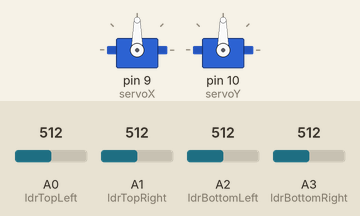
A sketch run on a simulated Arduino Uno, built with avr-gcc and run on an emulated ATmega328P. On the bench: 2 × servo. Inputs (shaded band) come from the test bench; at power-on: A0 (ldrTopLeft) = 512, A1 (ldrTopRight) = 512, A2 (ldrBottomLeft) = 512, A3 (ldrBottomRight) = 512.

Above: at 1.7 s.
1.8 s: A0 (ldrTopLeft) set to 599
3.3 s: A0 (ldrTopLeft) set to 622
At 4.46 s:
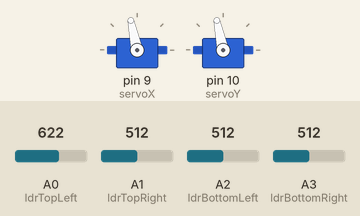
6.3 s: A1 (ldrTopRight) set to 716
At 6.48 s:
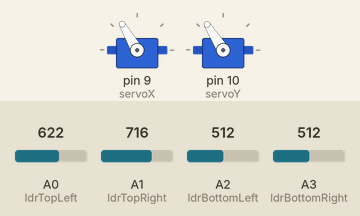
9.3 s: A2 (ldrBottomLeft) set to 698
12.3 s: A2 (ldrBottomLeft) set to 715
At 12.51 s:
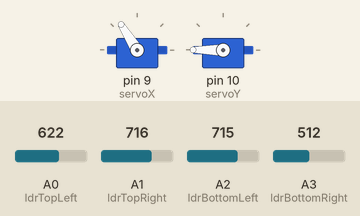
15.3 s: A3 (ldrBottomRight) set to 538
At 15.3 s:
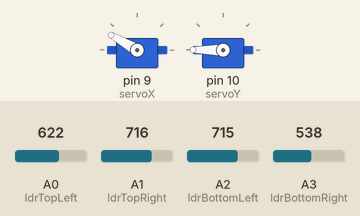
Timing chart, 0 to 17.8 s (numbered marks = the images above; inputs shaded):
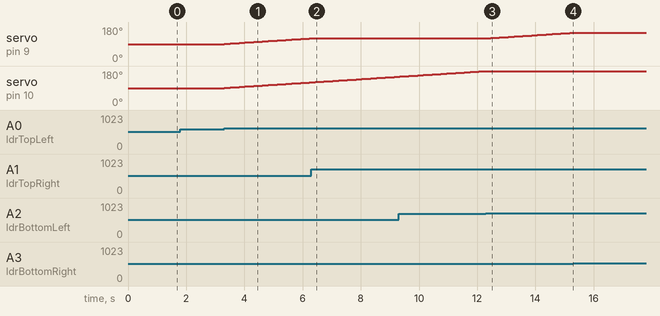

Measured:
- the behaviour switches between 613 and 614 on A0 (ldrTopLeft) (found by bisection; images 0 and 1)
- the behaviour switches between 707 and 708 on A2 (ldrBottomLeft) (found by bisection; images 2 and 3)
- the behaviour switches between 519 and 520 on A3 (ldrBottomRight) (found by bisection; images 3 and 4)
- after the input at 1.8 s, every drawn part: stays the same
- after the input at 3.3 s, servo on pin 9 (servoX), servo on pin 10 (servoY): moves from 90° to 120° over 2.9 s, starting at once
- after the input at 6.3 s, servo on pin 9 (servoX): stays 120° (without the input it goes to 121° after 0.03 s)
- after the input at 12.3 s, servo on pin 9 (servoX): moves from 120° to 150° over 2.9 s, starting after 0.06 s
- after the input at 15.3 s, servo on pin 9 (servoX): stays 150° (without the input it goes to 151° after 0.08 s)

The sketch:

tracker_solaire.ino
```cpp
#include <Servo.h>

Servo servoX;  // Contrôle de l'axe horizontal
Servo servoY;  // Contrôle de l'axe vertical

int ldrTopLeft = A0;
int ldrTopRight = A1;
int ldrBottomLeft = A2;
int ldrBottomRight = A3;

int posX = 90;  // Position initiale du servo horizontal
int posY = 90;  // Position initiale du servo vertical

void setup() {
  servoX.attach(9);   // Broche pour le servo horizontal
  servoY.attach(10);  // Broche pour le servo vertical
  servoX.write(posX);
  servoY.write(posY);
  delay(500);
}

void loop() {
  int tl = analogRead(ldrTopLeft);
  int tr = analogRead(ldrTopRight);
  int bl = analogRead(ldrBottomLeft);
  int br = analogRead(ldrBottomRight);

  int avgTop = (tl + tr) / 2;
  int avgBottom = (bl + br) / 2;
  int avgLeft = (tl + bl) / 2;
  int avgRight = (tr + br) / 2;

  int tolerance = 50;

  if (abs(avgTop - avgBottom) > tolerance) {
    if (avgTop > avgBottom && posY < 180) {
      posY++;
    } else if (avgBottom > avgTop && posY > 0) {
      posY--;
    }
    servoY.write(posY);
  }

  if (abs(avgLeft - avgRight) > tolerance) {
    if (avgLeft > avgRight && posX < 180) {
      posX++;
    } else if (avgRight > avgLeft && posX > 0) {
      posX--;
    }
    servoX.write(posX);
  }

  delay(100);
}
```
